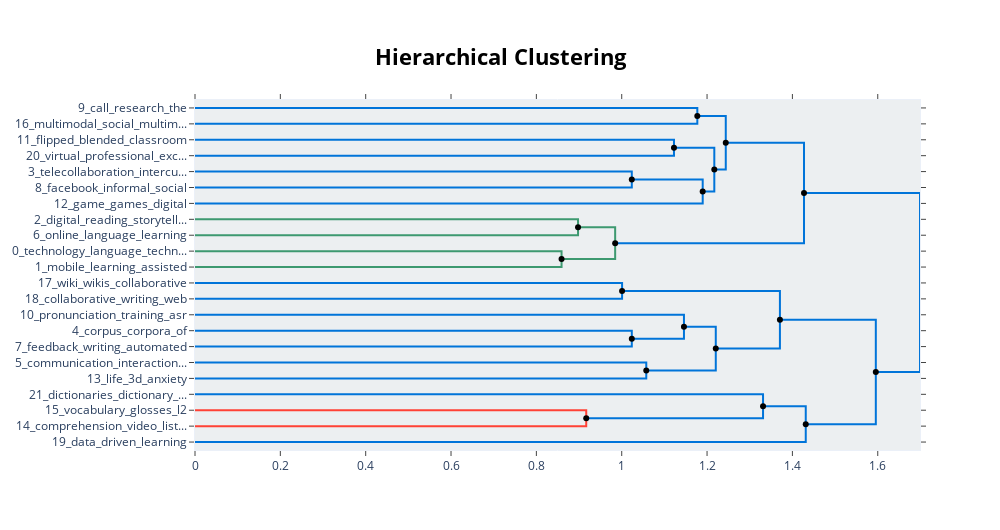

Here is the notebook cell this chart was saved with:
### Code cell
hierarchical_topics = model.hierarchical_topics(docs)
model.visualize_hierarchy(hierarchical_topics=hierarchical_topics)

### Figure 1 — Plotly figure (JSON) as saved in the notebook; plotly's stock layout.template omitted (floating-point values rounded to 4 significant figures)
{"data": [{"hoverinfo": "text", "marker": {"color": "rgb(0,116,217)"}, "mode": "lines", "text": ["collaborative_writing_web_based_docs", "", "", "feedback_writing_automated_efl_corrective"], "type": "scatter", "x": [0, 1.177, 1.177, 0], "xaxis": "x", "y": [-5, -5, -15, -15], "yaxis": "y"}, {"hoverinfo": "text", "marker": {"color": "rgb(0,116,217)"}, "mode": "lines", "text": ["wiki_wikis_collaborative_collaboration_writing", "", "", "writing_feedback_collaborative_automated_efl"], "type": "scatter", "x": [0, 1.122, 1.122, 0], "xaxis": "x", "y": [-25, -25, -35, -35], "yaxis": "y"}, {"hoverinfo": "text", "marker": {"color": "rgb(0,116,217)"}, "mode": "lines", "text": ["comprehension_video_listening_captions_captioned", "", "", "vocabulary_glosses_l2_reading_dual"], "type": "scatter", "x": [0, 1.024, 1.024, 0], "xaxis": "x", "y": [-45, -45, -55, -55], "yaxis": "y"}, {"hoverinfo": "text", "marker": {"color": "rgb(0,116,217)"}, "mode": "lines", "text": ["pronunciation_training_asr_speaking_speech", "", "", "corpus_corpora_of_effect_writing"], "type": "scatter", "x": [1.024, 1.19, 1.19, 0], "xaxis": "x", "y": [-50, -50, -65, -65], "yaxis": "y"}, {"hoverinfo": "text", "marker": {"color": "rgb(0,116,217)"}, "mode": "lines", "text": ["communication_interaction_text_cmc_chat", "", "", "life_3d_anxiety_virtual_second"], "type": "scatter", "x": [1.122, 1.217, 1.217, 1.19], "xaxis": "x", "y": [-30, -30, -57.5, -57.5], "yaxis": "y"}, {"hoverinfo": "text", "marker": {"color": "rgb(0,116,217)"}, "mode": "lines", "text": ["corpus_pronunciation_of_training_and", "", "", "communication_interaction_in_life_text"], "type": "scatter", "x": [1.177, 1.244, 1.244, 1.217], "xaxis": "x", "y": [-10, -10, -43.75, -43.75], "yaxis": "y"}, {"hoverinfo": "text", "marker": {"color": "rgb(61,153,112)"}, "mode": "lines", "text": ["dictionaries_dictionary_online_strategy_conditions", "", "", "in_corpus_of_and_communication"], "type": "scatter", "x": [0, 0.8976, 0.8976, 0], "xaxis": "x", "y": [-75, -75, -85, -85], "yaxis": "y"}, {"hoverinfo": "text", "marker": {"color": "rgb(61,153,112)"}, "mode": "lines", "text": ["mobile_learning_assisted_smartphones_language", "", "", "technology_language_technologies_english_learning"], "type": "scatter", "x": [0, 0.859, 0.859, 0], "xaxis": "x", "y": [-95, -95, -105, -105], "yaxis": "y"}, {"hoverinfo": "text", "marker": {"color": "rgb(61,153,112)"}, "mode": "lines", "text": ["online_language_learning_analytics_beliefs", "", "", "digital_reading_storytelling_efl_students"], "type": "scatter", "x": [0.8976, 0.9846, 0.9846, 0.859], "xaxis": "x", "y": [-80, -80, -100, -100], "yaxis": "y"}, {"hoverinfo": "text", "marker": {"color": "rgb(0,116,217)"}, "mode": "lines", "text": ["mobile_technology_language_learning_assisted", "", "", "digital_the_students_of_to"], "type": "scatter", "x": [1.244, 1.427, 1.427, 0.9846], "xaxis": "x", "y": [-26.88, -26.88, -90, -90], "yaxis": "y"}, {"hoverinfo": "text", "marker": {"color": "rgb(0,116,217)"}, "mode": "lines", "text": ["language_mobile_learning_of_technology", "", "", "flipped_blended_classroom_learning_for"], "type": "scatter", "x": [0, 1.001, 1.001, 0], "xaxis": "x", "y": [-115, -115, -125, -125], "yaxis": "y"}, {"hoverinfo": "text", "marker": {"color": "rgb(0,116,217)"}, "mode": "lines", "text": ["game_games_digital_gaming_play", "", "", "language_learning_mobile_of_the"], "type": "scatter", "x": [0, 1.024, 1.024, 0], "xaxis": "x", "y": [-145, -145, -155, -155], "yaxis": "y"}, {"hoverinfo": "text", "marker": {"color": "rgb(0,116,217)"}, "mode": "lines", "text": ["telecollaboration_intercultural_competence_telecollaborative_in", "", "", "facebook_informal_social_language_online"], "type": "scatter", "x": [0, 1.146, 1.146, 1.024], "xaxis": "x", "y": [-135, -135, -150, -150], "yaxis": "y"}, {"hoverinfo": "text", "marker": {"color": "rgb(0,116,217)"}, "mode": "lines", "text": ["virtual_professional_exchange_quot_online", "", "", "telecollaboration_intercultural_language_competence_in"], "type": "scatter", "x": [0, 1.058, 1.058, 0], "xaxis": "x", "y": [-165, -165, -175, -175], "yaxis": "y"}, {"hoverinfo": "text", "marker": {"color": "rgb(0,116,217)"}, "mode": "lines", "text": ["multimodal_social_multimodality_eye_tracking", "", "", "call_research_the_from_of"], "type": "scatter", "x": [1.146, 1.22, 1.22, 1.058], "xaxis": "x", "y": [-142.5, -142.5, -170, -170], "yaxis": "y"}, {"hoverinfo": "text", "marker": {"color": "rgb(0,116,217)"}, "mode": "lines", "text": ["telecollaboration_intercultural_in_online_exchange", "", "", "call_multimodal_research_the_of"], "type": "scatter", "x": [1.001, 1.371, 1.371, 1.22], "xaxis": "x", "y": [-120, -120, -156.2, -156.2], "yaxis": "y"}, {"hoverinfo": "text", "marker": {"color": "rgb(255,65,54)"}, "mode": "lines", "text": ["language_learning_of_mobile_the", "", "", "call_telecollaboration_intercultural_in_of"], "type": "scatter", "x": [0, 0.9168, 0.9168, 0], "xaxis": "x", "y": [-195, -195, -205, -205], "yaxis": "y"}, {"hoverinfo": "text", "marker": {"color": "rgb(0,116,217)"}, "mode": "lines", "text": ["of_and_in_corpus_communication", "", "", "language_learning_of_in_the"], "type": "scatter", "x": [0, 1.331, 1.331, 0.9168], "xaxis": "x", "y": [-185, -185, -200, -200], "yaxis": "y"}, {"hoverinfo": "text", "marker": {"color": "rgb(0,116,217)"}, "mode": "lines", "text": ["of_in_language_and_the", "", "", "data_driven_learning_big_secondary"], "type": "scatter", "x": [1.331, 1.431, 1.431, 0], "xaxis": "x", "y": [-192.5, -192.5, -215, -215], "yaxis": "y"}, {"hoverinfo": "text", "marker": {"color": "rgb(0,116,217)"}, "mode": "lines", "text": ["vocabulary_comprehension_l2_effects_video", "", "", "of_in_language_and_learning"], "type": "scatter", "x": [1.371, 1.595, 1.595, 1.431], "xaxis": "x", "y": [-138.1, -138.1, -203.8, -203.8], "yaxis": "y"}, {"hoverinfo": "text", "marker": {"color": "rgb(0,116,217)"}, "mode": "lines", "text": ["writing_feedback_collaborative_wiki_efl", "", "", "of_and_in_learning_language"], "type": "scatter", "x": [1.427, 1.699, 1.699, 1.595], "xaxis": "x", "y": [-58.44, -58.44, -170.9, -170.9], "yaxis": "y"}, {"hoverinfo": "text", "hovertext": ["pronunciation_training_asr_speaking_speech", "communication_interaction_text_cmc_chat", "corpus_pronunciation_of_training_and", "online_language_learning_analytics_beliefs", "mobile_technology_language_learning_assisted", "multimodal_social_multimodality_eye_tracking", "telecollaboration_intercultural_in_online_exchange", "of_in_language_and_the", "vocabulary_comprehension_l2_effects_video", "writing_feedback_collaborative_wiki_efl"], "marker": {"color": "black"}, "mode": "markers", "showlegend": false, "type": "scatter", "x": [1.024, 1.122, 1.177, 0.8976, 1.244, 1.146, 1.001, 1.331, 1.371, 1.427], "y": [-50, -30, -10, -80, -26.88, -142.5, -120, -192.5, -138.1, -58.44]}, {"hoverinfo": "text", "hovertext": ["life_3d_anxiety_virtual_second", "communication_interaction_in_life_text", "digital_reading_storytelling_efl_students", "digital_the_students_of_to", "facebook_informal_social_language_online", "call_research_the_from_of", "call_multimodal_research_the_of", "language_learning_of_in_the", "of_in_language_and_learning", "of_and_in_learning_language"], "marker": {"color": "black"}, "mode": "markers", "showlegend": false, "type": "scatter", "x": [1.19, 1.217, 0.859, 0.9846, 1.024, 1.058, 1.22, 0.9168, 1.431, 1.595], "y": [-57.5, -43.75, -100, -90, -150, -170, -156.2, -200, -203.8, -170.9]}], "layout": {"autosize": false, "height": 530, "hoverlabel": {"bgcolor": "white", "font": {"family": "Rockwell", "size": 16}}, "hovermode": "closest", "plot_bgcolor": "#ECEFF1", "showlegend": false, "title": {"font": {"color": "Black", "size": 22}, "text": "<b>Hierarchical Clustering</b>", "x": 0.5, "xanchor": "center", "yanchor": "top"}, "width": 1000, "xaxis": {"mirror": "allticks", "rangemode": "tozero", "showgrid": false, "showline": true, "showticklabels": true, "ticks": "outside", "type": "linear", "zeroline": false}, "yaxis": {"mirror": "allticks", "range": [-220, 0], "rangemode": "tozero", "showgrid": false, "showline": true, "showticklabels": true, "tickmode": "array", "ticks": "outside", "ticktext": ["9_call_research_the", "16_multimodal_social_multim...", "11_flipped_blended_classroom", "20_virtual_professional_exc...", "3_telecollaboration_intercu...", "8_facebook_informal_social", "12_game_games_digital", "2_digital_reading_storytell...", "6_online_language_learning", "0_technology_language_techn...", "1_mobile_learning_assisted", "17_wiki_wikis_collaborative", "18_collaborative_writing_web", "10_pronunciation_training_asr", "4_corpus_corpora_of", "7_feedback_writing_automated", "5_communication_interaction...", "13_life_3d_anxiety", "21_dictionaries_dictionary_...", "15_vocabulary_glosses_l2", "14_comprehension_video_list...", "19_data_driven_learning"], "tickvals": [-5, -15, -25, -35, -45, -55, -65, -75, -85, -95, -105, -115, -125, -135, -145, -155, -165, -175, -185, -195, -205, -215], "type": "linear", "zeroline": false}}}
